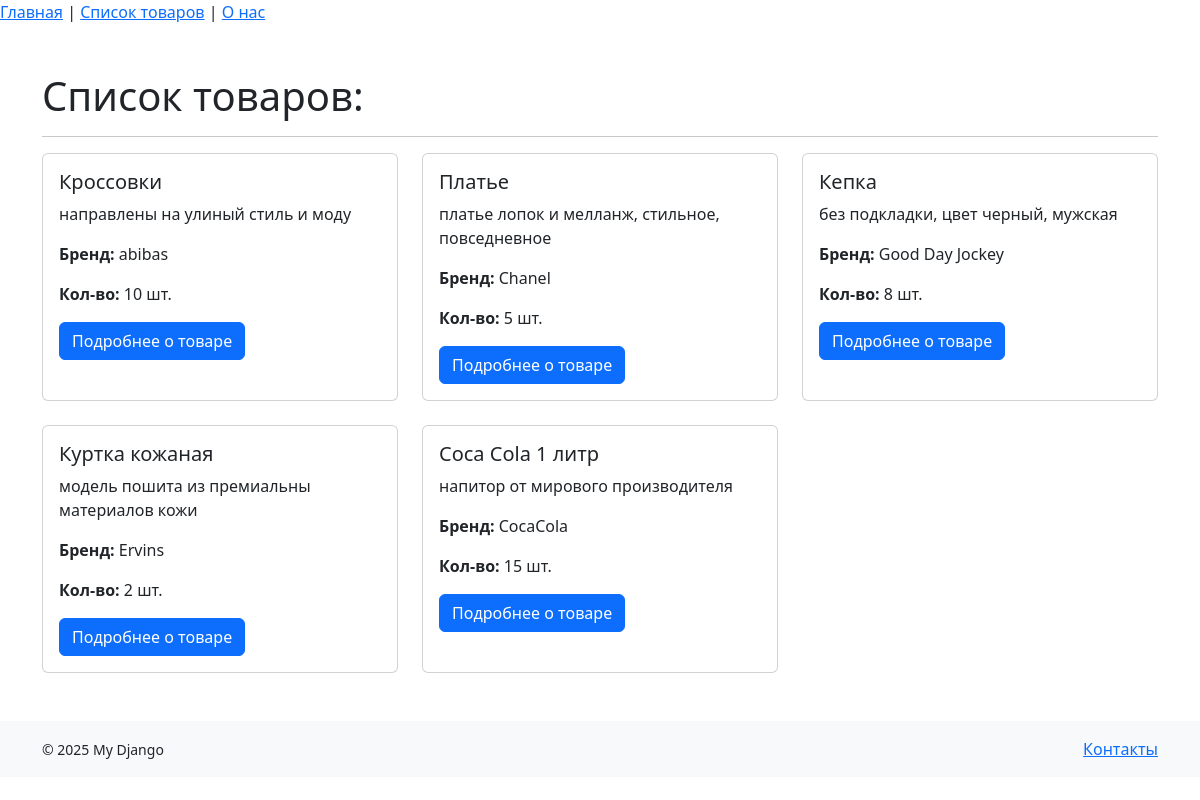
The app's page /items/, older data.
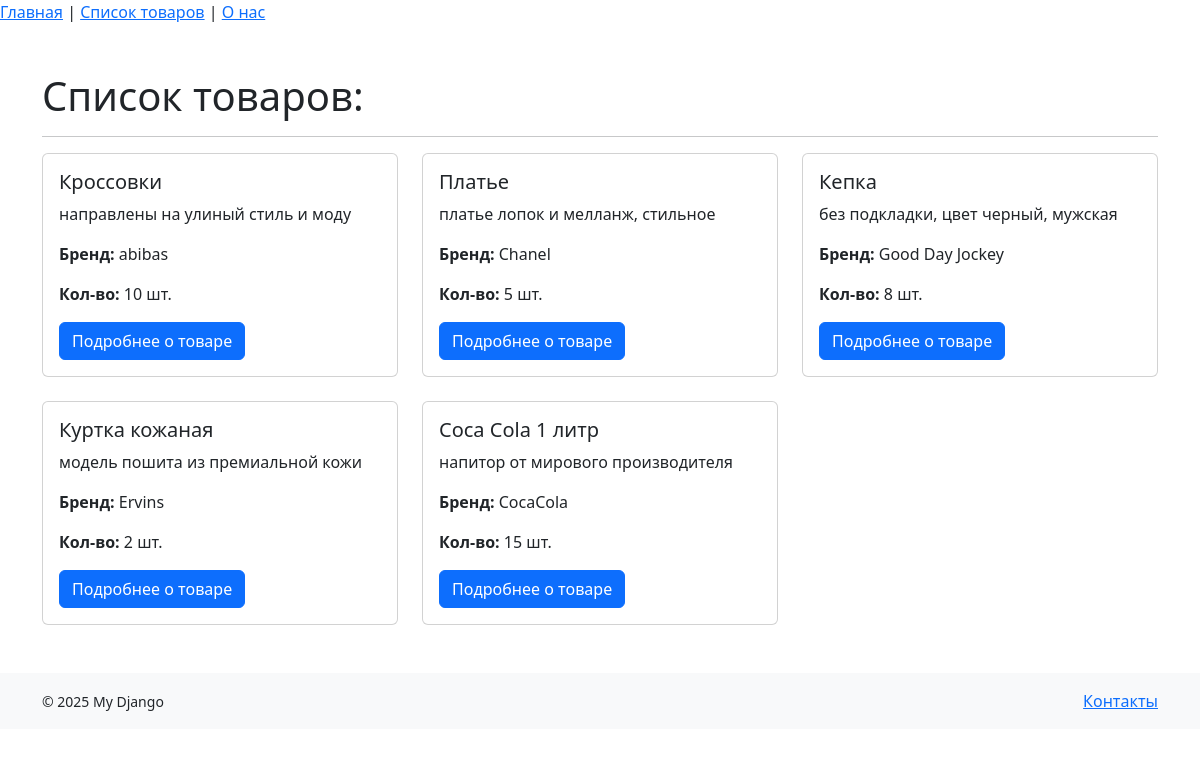
The same page, newer data.
### MyApp/models.py (models this page shows, shortened)
class Item(models.Model):
   name  = models.CharField(max_length=100)
   brand = models.CharField(max_length=100)
   description = models.TextField(blank=True, null=True)
   count = models.PositiveIntegerField()
   colors = models.ManyToManyField(Color, related_name='items', blank=True)

### MyApp/views.py (the view)
# urls.py: path('items/', views.item_list, name='item_list'),
def item_list(request):
    items = Item.objects.prefetch_related('colors').all().order_by('id')  # получаем все товары и сортируем по id
    context = {
        'items': items,
    }
    return render(request, 'item_list.html', context)

### templates/item_list.html (shortened to what this page needs)
<!DOCTYPE html>
<html lang="en">
<head>
</head>
<body>
    {% extends 'base.html' %}
    {% load static %}
    {% block content %}
    <div class="container mt-5">
        <h1>Список товаров:</h1>
        <hr />
        <div class="row row-cols-1 row-cols-md-3 g-4">
            {% for item in items %}
                <div class="col">
                    <div class="card h-100">
                        <div class="card-body">
                            <h5 class="card-title">{{ item.name }}</h5>
                            <p class="card-text">{{ item.description|truncatewords_html:10 }}</p>
                            <p class="card-text"><strong>Бренд:</strong> {{ item.brand }}</p>
                            <p class="card-text"><strong>Кол-во:</strong> {{ item.count }} шт.</p>
                            <a href="{% url 'show_item' item.id %}" class="btn btn-primary">Подробнее о товаре</a>
                        </div>
                    </div>
                </div>
            {% empty %}
                <p>Нет товаров.</p>
            {% endfor %}
        </div>
    </div>
    {% endblock %}

Row changes from the older to the newer data that the page shows:
changed Item "Платье": description "платье лопок и мелланж, стильное, повседневное" → "платье лопок и мелланж, стильное"
changed Item "Куртка кожаная": description "модель пошита из премиальны материалов кожи" → "модель пошита из премиальной кожи"
